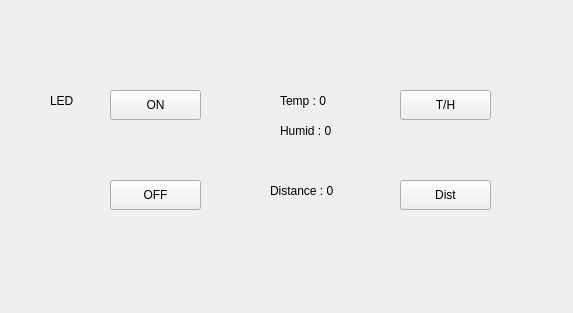
<?xml version="1.0" encoding="UTF-8"?>
<ui version="4.0">
 <class>Form</class>
 <widget class="QWidget" name="Form">
  <property name="geometry">
   <rect>
    <x>0</x>
    <y>0</y>
    <width>573</width>
    <height>313</height>
   </rect>
  </property>
  <property name="windowTitle">
   <string>Form</string>
  </property>
  <widget class="QPushButton" name="btnON">
   <property name="geometry">
    <rect>
     <x>110</x>
     <y>90</y>
     <width>91</width>
     <height>30</height>
    </rect>
   </property>
   <property name="text">
    <string>ON</string>
   </property>
  </widget>
  <widget class="QPushButton" name="btnOFF">
   <property name="geometry">
    <rect>
     <x>110</x>
     <y>180</y>
     <width>91</width>
     <height>30</height>
    </rect>
   </property>
   <property name="text">
    <string>OFF</string>
   </property>
  </widget>
  <widget class="QLabel" name="lblTe">
   <property name="geometry">
    <rect>
     <x>280</x>
     <y>90</y>
     <width>81</width>
     <height>22</height>
    </rect>
   </property>
   <property name="text">
    <string>Temp : 0</string>
   </property>
  </widget>
  <widget class="QLabel" name="label_2">
   <property name="geometry">
    <rect>
     <x>50</x>
     <y>90</y>
     <width>31</width>
     <height>21</height>
    </rect>
   </property>
   <property name="text">
    <string>LED</string>
   </property>
  </widget>
  <widget class="QLabel" name="lblHu">
   <property name="geometry">
    <rect>
     <x>280</x>
     <y>120</y>
     <width>81</width>
     <height>22</height>
    </rect>
   </property>
   <property name="text">
    <string>Humid : 0</string>
   </property>
  </widget>
  <widget class="QPushButton" name="btnTH">
   <property name="geometry">
    <rect>
     <x>400</x>
     <y>90</y>
     <width>91</width>
     <height>30</height>
    </rect>
   </property>
   <property name="text">
    <string>T/H</string>
   </property>
  </widget>
  <widget class="QPushButton" name="btnDIST">
   <property name="geometry">
    <rect>
     <x>400</x>
     <y>180</y>
     <width>91</width>
     <height>30</height>
    </rect>
   </property>
   <property name="text">
    <string>Dist</string>
   </property>
  </widget>
  <widget class="QLabel" name="lblDis">
   <property name="geometry">
    <rect>
     <x>270</x>
     <y>180</y>
     <width>91</width>
     <height>22</height>
    </rect>
   </property>
   <property name="text">
    <string>Distance : 0</string>
   </property>
  </widget>
 </widget>
 <resources/>
 <connections/>
</ui>
